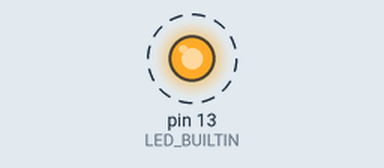
A sketch run on a simulated Arduino Uno, built with avr-gcc and run on an emulated ATmega328P. On the bench: output pins drawn as LEDs (lit = HIGH). Dashed ring = blinking. What the sketch prints to the serial monitor is not drawn.

Above: at 0.5 s.
Timing chart, 0 to 4.6 s (numbered marks = the images above):
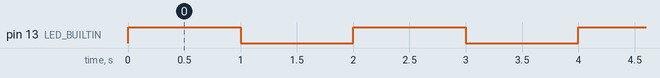

Measured:
- by itself, pin 13 (LED_BUILTIN): alternates HIGH for 1.0 s and LOW for 1.0 s

The sketch:

Exemplo-Aula1.ino
```cpp
// C++ code
//
void setup()
{
  pinMode(LED_BUILTIN, OUTPUT);
  Serial.begin(9600);
  Serial.println("Sistema Iniciado");
}

void loop()
{
  digitalWrite(LED_BUILTIN, HIGH);
  Serial.println("Led Ligado!");
  delay(1000); // Wait for 1000 millisecond(s)
  digitalWrite(LED_BUILTIN, LOW);
  Serial.println("Lef Desligado!");
  delay(1000); // Wait for 1000 millisecond(s)
}
```
